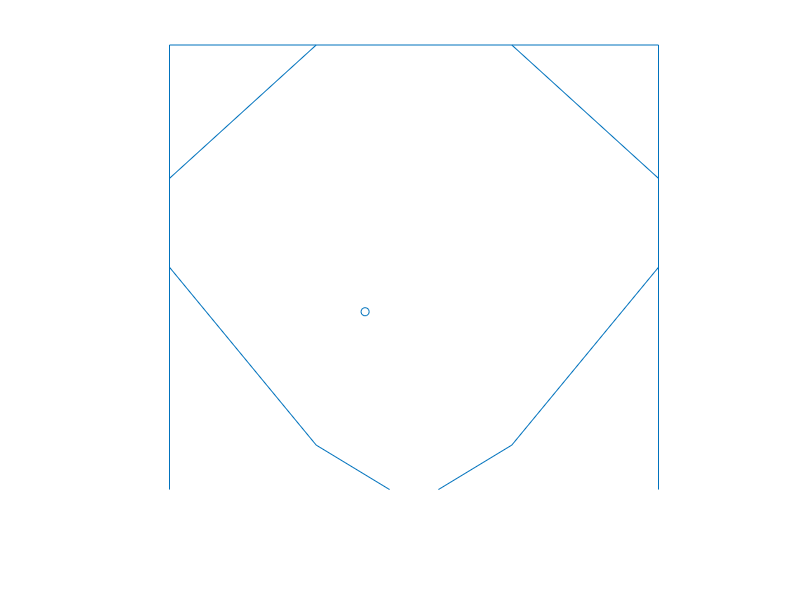

Write MATLAB code to recreate this figure. (Note: this script raises an error after producing the figure.)
function wrapper()
% Make figure
close all
warning('off','MATLAB:singularMatrix')
f = figure;
% Initial conditions
g = -9.8/4;
currentBS = [4 4];
currentBS(3) = randi(7);
currentBS(4) = randi(7);

% Define Walls
Walls = [...
        0 0 0 10 1 1; ... % Left
        0 10 10 10 1 1; ... % Top
        10 0 10 10 1 1; ... % Right
        0 5 3 1 .7 .7; ...
        10 5 7 1 .7 .7; ... 
        0 7 3 10 1 1; ...
        7 10 10 7 1 1;]; % Diag
% Plot Walls
hold on
for i = 1:length(Walls(:,1))
    thewall = Walls(i,:);
    xWall = [thewall(1), thewall(3)];
    yWall = [thewall(2), thewall(4)];
    wallfig = line(xWall, yWall);
end

axis([0 10 -1 10])
axis square
axis off

% Define Flippers
FlipLeft = [3 1 4.5 0 .9 .9;]; % Left
FlipRight = [7 1 5.5 0 .9 .9;]; % Right
% Plot FLippers
xFlip = [FlipLeft(1), FlipLeft(3)];
yFlip = [FlipLeft(2), FlipLeft(4)];
leftFlipFig = line(xFlip, yFlip);
xFlip = [FlipRight(3), FlipRight(1)];
yFlip = [FlipRight(4), FlipRight(2)];
rightFlipFig = line(xFlip, yFlip);

% Predetermine values for the endpoints when the flipper rotates
% Get flipper length
flipRad = hypot((FlipLeft(3)-FlipLeft(1)),(FlipLeft(4)-FlipLeft(2)));
% Get angles when it's down and when it's upp
thetaDown = atan((FlipLeft(4)-FlipLeft(2))/(FlipLeft(3)-FlipLeft(1)));
thetaUp = -thetaDown;
thetaRange = linspace(thetaDown, thetaUp, 100);
% Get endpoint values based on the range, length, and offset from origin
xRotL = flipRad .* cos(thetaRange) + FlipLeft(1);
xRotR = -flipRad .* cos(thetaRange) + FlipRight(1);
yRot = flipRad .* sin(thetaRange) + FlipLeft(2);

% Initial plot
X = currentBS(1);
Y = currentBS(2);
ballScat = scatter(X,Y);
thefig = gcf;
set(thefig, 'KeyPressFcn', @KeyPress, 'KeyReleaseFcn', @KeyRelease);

while currentBS(2) > -0.1 % While the ball is above y = 0 (the bottom)
   % not >= 0 because of small inaccuracies
   dt = 0.05;
   AllWalls = [Walls; FlipLeft; FlipRight;];

   % Update Plots
   set(leftFlipFig, 'XData', [FlipLeft(1), FlipLeft(3)], 'YData', [FlipLeft(2), FlipLeft(4)]);
   set(rightFlipFig, 'XData', [FlipRight(1), FlipRight(3)], 'YData', [FlipRight(2), FlipRight(4)]);
      
   % Apply gravity
   currentBS(4) = currentBS(4) + g * dt;
   
   currentBS = updateBallState(currentBS, dt, AllWalls);
   set(ballScat, 'XData', currentBS(1), 'YData',currentBS(2))
   
   drawnow
end

    function KeyPress(~,eventdata)
        % Utilizes keypresses to move the x/y coordinates of the ball or
        % quits the simulation
        switch eventdata.Character
            case 'q'
                currentBS(2) = -Inf;
                close(gcf)
            case 'a'
                RotateLeft(1)
            case 'l'
                RotateRight(1)
            case 'r'
                wrapper()
        end
        
    end

    function KeyRelease(~,eventdata)
        switch eventdata.Character
            case 'a'
                RotateLeft(0)
            case 'l'
                RotateRight(0)
        end
    end

    function RotateLeft(dir)
        % Moves the endpoint of the left flipper up (if dir == 1) or down
        % (if dir == 0)
        
        % Determine whether to flip the values
        if ~dir
            xRotUse = fliplr(xRotL);
            yRotUse = fliplr(yRot);
        else
            xRotUse = xRotL;
            yRotUse = yRot;
        end
        % Iterate through the endpoints
        for k = 1:100
            FlipLeft = [3 1 xRotUse(k) yRotUse(k) .9 2.5];
            [tCol, newColState] = findCollision(currentBS, FlipLeft);
            if (tCol <= dt+eps) && (tCol >= 0.005)
                currentBS = newColState;
                set(ballScat, 'XData', currentBS(1), 'YData',currentBS(2))
%                 currentBS = updateBallState(currentBS, dt-tCol, Walls);
                dt = 0;
                return
            end
        end
        dt = 0.05;
        FlipLeft(6) = 1;
    end

    function RotateRight(dir)
        if ~dir
            xRotUse = fliplr(xRotR);
            yRotUse = fliplr(yRot);
        else
            xRotUse = xRotR;
            yRotUse = yRot;
        end
        for k = 1:100
            FlipRight = [7 1 xRotUse(k) yRotUse(k) .9 2.5];
            [tCol, newColState] = findCollision(currentBS, FlipRight);
            if (tCol <= dt+eps) && (tCol >= 0)
                currentBS = newColState;
                set(ballScat, 'XData', currentBS(1), 'YData',currentBS(2))
%                 currentBS = updateBallState(currentBS, dt-tCol, AllWalls);
                dt = 0;
                return
            end
        end
        dt = 0.05;
        FlipRight(6) = 1;
    end

end
